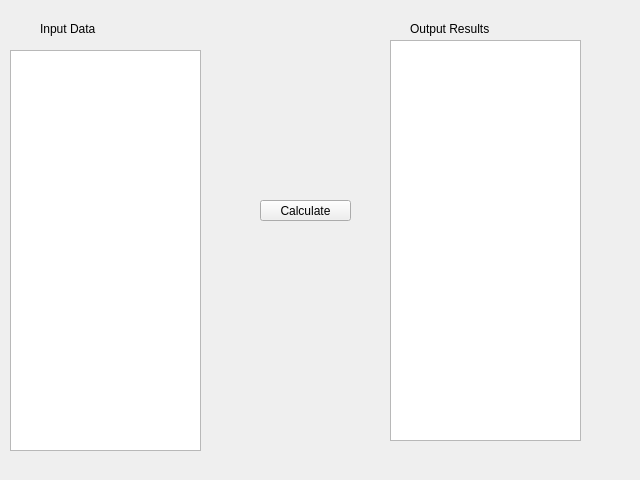
<?xml version="1.0" encoding="UTF-8"?>
<ui version="4.0">
 <class>Dialog</class>
 <widget class="QDialog" name="Dialog">
  <property name="geometry">
   <rect>
    <x>0</x>
    <y>0</y>
    <width>640</width>
    <height>480</height>
   </rect>
  </property>
  <property name="windowTitle">
   <string>Dialog</string>
  </property>
  <widget class="QToolButton" name="toolButton">
   <property name="geometry">
    <rect>
     <x>260</x>
     <y>200</y>
     <width>91</width>
     <height>21</height>
    </rect>
   </property>
   <property name="text">
    <string>Calculate</string>
   </property>
   <property name="arrowType">
    <enum>Qt::NoArrow</enum>
   </property>
  </widget>
  <widget class="QPlainTextEdit" name="plainTextEdit_2">
   <property name="geometry">
    <rect>
     <x>10</x>
     <y>50</y>
     <width>191</width>
     <height>401</height>
    </rect>
   </property>
   <property name="lineWrapMode">
    <enum>QPlainTextEdit::NoWrap</enum>
   </property>
  </widget>
  <widget class="QPlainTextEdit" name="plainTextEdit">
   <property name="geometry">
    <rect>
     <x>390</x>
     <y>40</y>
     <width>191</width>
     <height>401</height>
    </rect>
   </property>
  </widget>
  <widget class="QLabel" name="label">
   <property name="geometry">
    <rect>
     <x>40</x>
     <y>20</y>
     <width>151</width>
     <height>17</height>
    </rect>
   </property>
   <property name="text">
    <string>Input Data</string>
   </property>
  </widget>
  <widget class="QLabel" name="label_2">
   <property name="geometry">
    <rect>
     <x>410</x>
     <y>20</y>
     <width>141</width>
     <height>17</height>
    </rect>
   </property>
   <property name="text">
    <string>Output Results</string>
   </property>
  </widget>
 </widget>
 <resources/>
 <connections/>
</ui>
